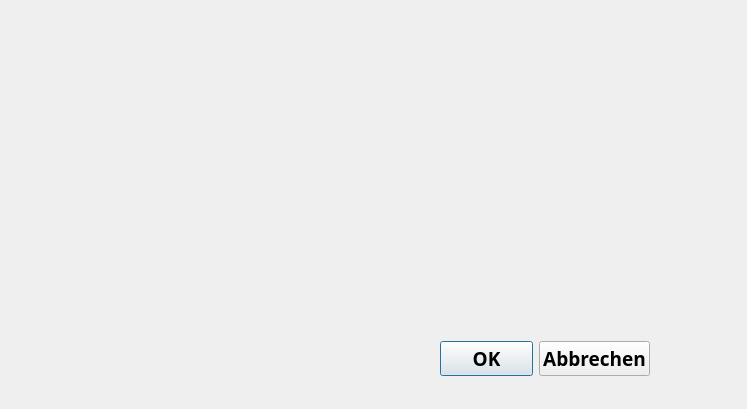
<?xml version="1.0" encoding="UTF-8"?>
<ui version="4.0">
 <class>NewRumDialog</class>
 <widget class="QDialog" name="NewRumDialog">
  <property name="geometry">
   <rect>
    <x>0</x>
    <y>0</y>
    <width>747</width>
    <height>409</height>
   </rect>
  </property>
  <property name="windowTitle">
   <string>Dialog</string>
  </property>
  <widget class="QWidget" name="layoutWidget">
   <property name="geometry">
    <rect>
     <x>440</x>
     <y>340</y>
     <width>210</width>
     <height>37</height>
    </rect>
   </property>
   <layout class="QHBoxLayout" name="horizontalLayout">
    <item>
     <widget class="QPushButton" name="bestaetigen">
      <property name="font">
       <font>
        <family>Arial Black</family>
        <pointsize>14</pointsize>
        <weight>75</weight>
        <bold>true</bold>
       </font>
      </property>
      <property name="text">
       <string>OK</string>
      </property>
     </widget>
    </item>
    <item>
     <widget class="QPushButton" name="abbrechen">
      <property name="font">
       <font>
        <family>Arial Black</family>
        <pointsize>14</pointsize>
        <weight>75</weight>
        <bold>true</bold>
       </font>
      </property>
      <property name="text">
       <string>Abbrechen</string>
      </property>
     </widget>
    </item>
   </layout>
  </widget>
 </widget>
 <resources/>
 <connections/>
</ui>
